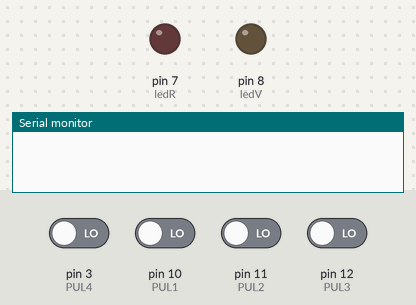
Recording of a sketch running on a simulated Arduino Uno, built with avr-gcc and run on an emulated ATmega328P. Shown: output pins drawn as LEDs (lit = HIGH), the last lines printed to the serial monitor. Inputs (shaded band) come from the test bench; at power-on: pin 3 (PUL4), pin 10 (PUL1), pin 11 (PUL2), pin 12 (PUL3) LOW. Random numbers use the default seed unless the sketch sets one.

Above: at 1.2 s.
1.3 s: pin 3 (PUL4) driven HIGH
At 2.1 s:
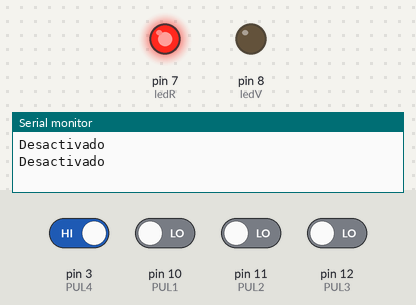
2.8 s: pin 10 (PUL1) driven HIGH
4.8 s: pin 10 (PUL1) driven LOW
6.3 s: pin 10 (PUL1) driven HIGH
At 9.2 s:
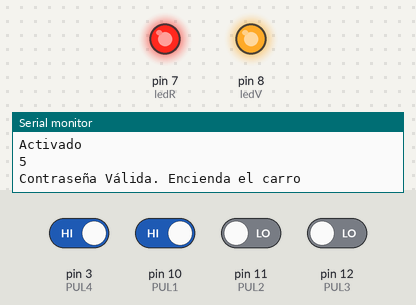
9.3 s: pin 3 (PUL4) driven LOW
At 10.5 s:
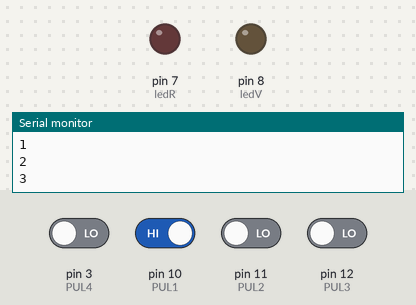
10.8 s: pin 3 (PUL4) driven HIGH and pin 10 (PUL1) driven LOW and pin 11 (PUL2) driven HIGH and pin 12 (PUL3) driven HIGH
At 12.5 s:
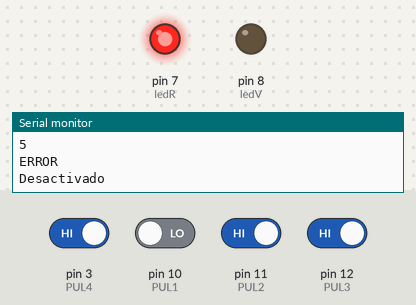
Timing chart, 0 to 14.0 s (numbered marks = the images above; inputs shaded):
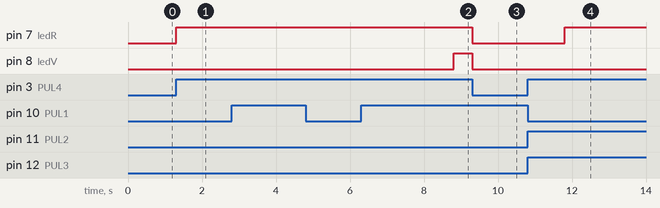

The sketch:

TaapiaPrueba22.ino
```cpp
#include <EEPROM.h>
#include <avr/wdt.h>


/*
 *          UNIVERSIDAD TECNICA DEL NORTE
 *                      FICA
 *                    CIERCOM
 *            Sistemas Microcprocesados
 *
 *Juan Carlos Tapia Vivero
 *22 de enero de 2019
 *
 *Se necesita emular el funcionamiento de un control de auto ChevyStar. Para ello, se tienen las siguientes características.
• Se cuenta con 4 botones, uno máster y 3 para la contraseña.
• La contraseña es de 5 dígitos que debe ser la combinación de los 3 botones.
• El sistema al presionar una vez (solo botón máster) y sin contraseña envía por comunicación serial
  el mensaje de activado o desactivado.
• Si es digitada la contraseña es correcta (se presiona la combinación de los 3 botones y luego el máster),
  envía por mensaje serial que se puede encender el carro.
  Caso contrario, se tendrá hasta 2 intentos más para acertar a la contraseña.
  Si no es el caso, el control se reinicia y genera otra contraseña de forma aleatoria de la combinación de los pulsadores.
  La nueva contraseña se envía por comunicación serial.
 *
 *
 *Nota: Al usar los pulsadores hacerlo lento para que funcione bien todo. =)
 *
 *
 */


int PUL1 =10;
int PUL2 =11;
int PUL3 =12;
int PUL4 =3;
int nuevo1;
int nuevo2;
int nuevo3;
int nuevo4;
int nuevo5;
int clave[]={1,1,1,1,1};
int vali[]={100,100,100,100};
int estado = 0;
int intentos= 2;
int on=0;
int ledR=7;
int ledV=8;
int mas=0;

void setup (){
  Serial.begin(9600);
  pinMode(ledV, OUTPUT);
  pinMode(ledR,OUTPUT);
  pinMode(PUL1,INPUT);
  pinMode(PUL2,INPUT);
  pinMode(PUL3,INPUT);
 attachInterrupt(1, master,FALLING);

}

void loop (){

  if(digitalRead(PUL1)){
    vali[estado]=1;
    estado++;
    Serial.println(estado);
    delay(500);

  }
  if(digitalRead(PUL2)){
    vali[estado]=2;
    estado++;
    Serial.println(estado);
    delay(500);
  }
   if(digitalRead(PUL3)){
    vali[estado]=3;
    estado++;
    Serial.println(estado);
    delay(500);
  }

  if(estado==5){
    if(digitalRead(PUL4)){
    if((vali[0]==clave[0])&&(vali[1]==clave[1])&&(vali[2]==clave[2])&&(vali[3]==vali[3])){
//      EEPROM.write(0,clave[0]);
//      EEPROM.write(1,clave[1]);
//      EEPROM.write(2,clave[2]);
//      EEPROM.write(3,clave[3]);
      digitalWrite(ledV,HIGH);
      Serial.println("Contraseña Válida. Encienda el carro");
      delay(500);
      intentos=2;
    }
    else {
      Serial.println("ERROR");
      intentos--;
      digitalWrite(ledR,HIGH);
      delay(500);
    }
    digitalWrite(ledV,LOW);
    digitalWrite(ledR,LOW);
    estado=0;
    }
    }

if(intentos==0){
  reset();
  }

  if(digitalRead(PUL4)){
  if(estado==0){
    Serial.println("Desactivado");
    digitalWrite(ledR,HIGH);
    delay(500);
    }
else{
  Serial.println("Activado");
    digitalWrite(ledR,HIGH);
    delay(500);
  }

  }}


void reset(){

 Serial.println("Reinicio de Contraseña");
 delay(500);
 nuevo1=random(1,4);
 nuevo2=random(1,4);
 nuevo3=random(1,4);
 nuevo4=random(1,4);
 nuevo5=random(1,4);

  EEPROM.update(0,nuevo1);
  EEPROM.update(1,nuevo2);
  EEPROM.update(2,nuevo3);
  EEPROM.update(3,nuevo4);
  EEPROM.update(4,nuevo5);

Serial.println("Códiogo Aleatorio es: "+String(EEPROM.read(0))+String(EEPROM.read(1))+String(EEPROM.read(2))+String(EEPROM.read(3))+String(EEPROM.read(4)));

delay(500);
intentos=2;
estado=0;
wdt_enable(WDTO_1S);

}

void master(){

     }
```

Measured:
- after the input at 1.3 s, pin 7 (ledR): LOW → HIGH at once
- after the input at 6.3 s, pin 8 (ledV): LOW → HIGH after 2.5 s
- after the input at 9.3 s, pin 7 (ledR): HIGH → LOW at once
- after the input at 10.8 s, pin 7 (ledR): LOW → HIGH after 1.0 s
